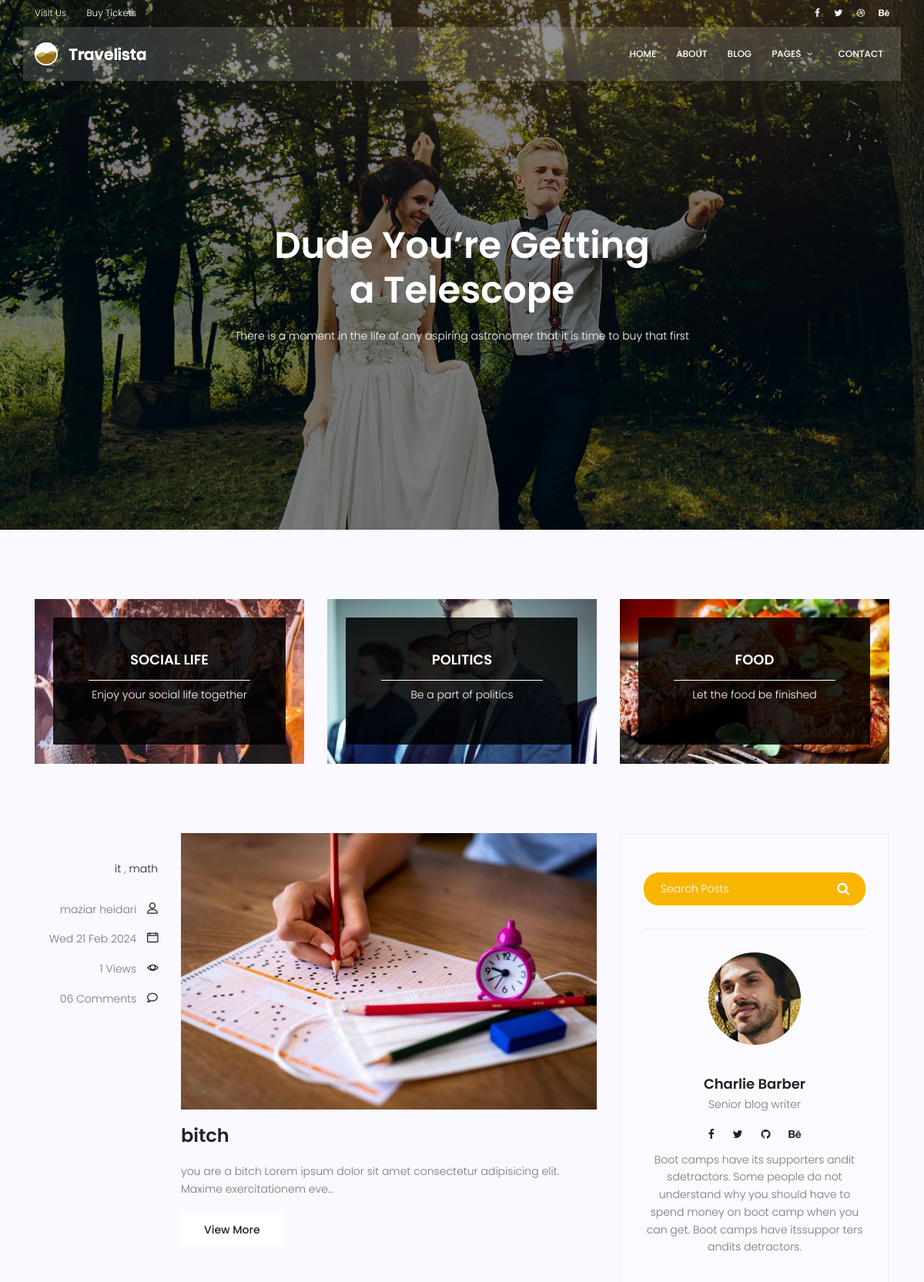
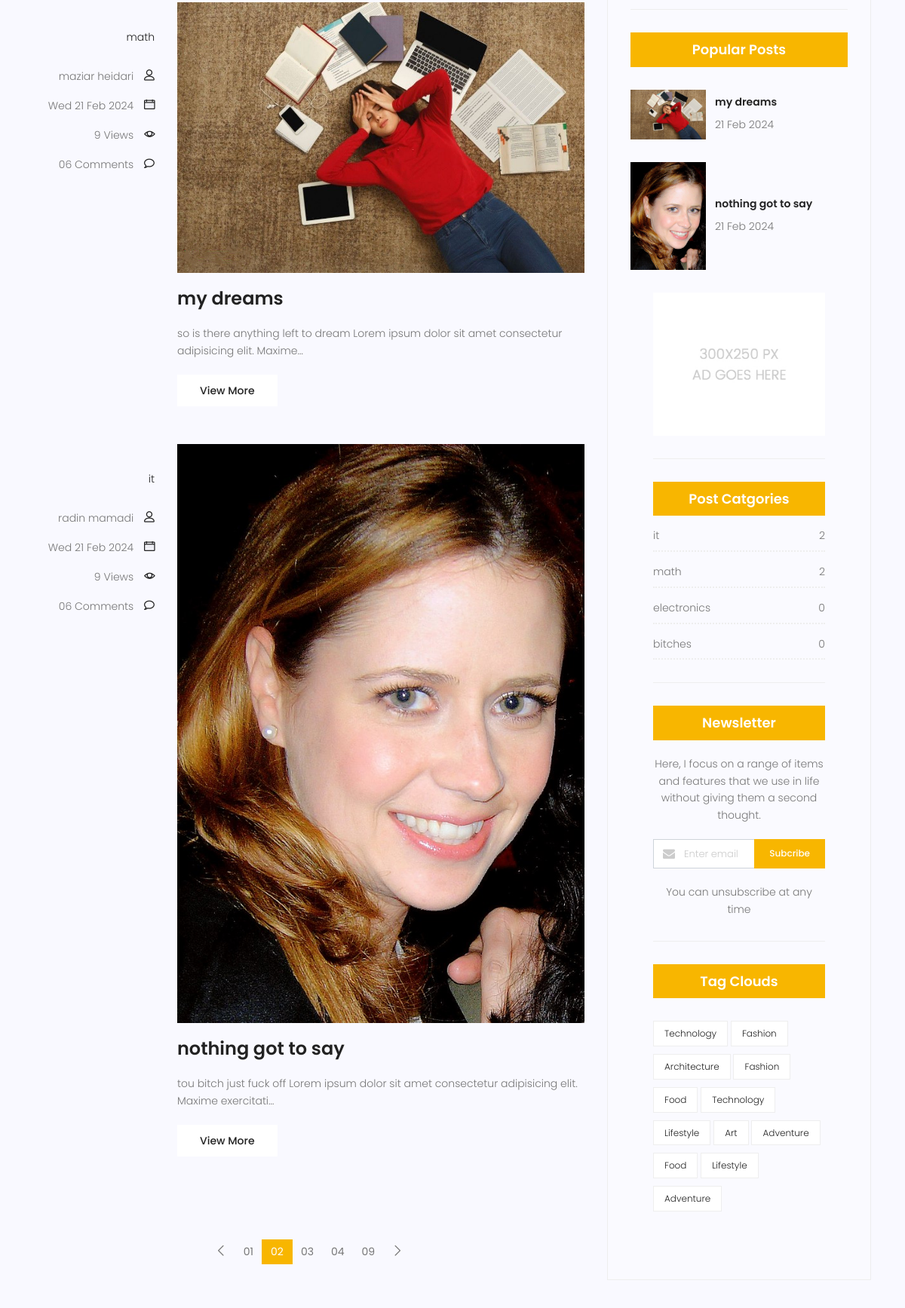
Screenshot of /blog/ (upper part) with the database file from the repository (2 pictures, top to bottom).
### blog/models.py (models this page shows, shortened)
class Category(models.Model):
  name = models.CharField(max_length=255)
  def __str__(self):
    return self.name

class Post(models.Model):
  category = models.ManyToManyField(Category)
  author = models.ForeignKey(User, on_delete=models.SET_NULL, null=True)
  image = models.ImageField(upload_to='blog', default='blog/default.jpg')
  title = models.CharField(max_length=255)
  content = models.TextField()
  counted_views = models.IntegerField(default=0)
  status = models.BooleanField(default=False)
  published_date = models.DateTimeField(null=True)
  created_date = models.DateTimeField(auto_now_add=True)
  updated_date = models.DateTimeField(auto_now=True)
  class Meta:
    ordering = ['created_date']
    verbose_name = 'پست'
    verbose_name_plural = 'پست ها'

### blog/views.py (the view)
# urls.py: path('', views.blog_view, name='index' ),
def blog_view(request):
  posts = Post.objects.filter(status=1)
  return render(request, 'blog/blog-home.html', {
    'posts': posts
  })

### blog/templatetags/blog_tags.py (called while the page is built)
@register.inclusion_tag('blog/blog-popular-posts.html')
def popularposts(args=1):
  posts = Post.objects.filter(status=1).order_by('published_date')[:args]
  return {'posts':posts}

@register.inclusion_tag('blog/blog-category.html')
def postcategories():
  posts = Post.objects.filter(status=1)
  categories = Category.objects.all()
  cat_dict = {}
  for name in categories:
     cat_dict[name] = posts.filter(category=name).count()
  return {'categories':cat_dict}

### templates/blog/blog-home.html
{% extends 'base.html' %}
	{% load blog_tags %}
	{% load static %}
	{% block body %}
			<section class="banner-area relative blog-home-banner" id="home">
				<div class="overlay overlay-bg"></div>
				<div class="container">
					<div class="row d-flex align-items-center justify-content-center">
						<div class="about-content blog-header-content col-lg-12">
							<h1 class="text-white">
								Dude You’re Getting
								a Telescope
							</h1>
							<p class="text-white">
								There is a moment in the life of any aspiring astronomer that it is time to buy that first
							</p>
						</div>
					</div>
				</div>
			</section>
			<section class="top-category-widget-area pt-90 pb-90 ">
				<div class="container">
					<div class="row">
						<div class="col-lg-4">
							<div class="single-cat-widget">
								<div class="content relative">
									<div class="overlay overlay-bg"></div>
								    <a href="#" target="_blank">
								      <div class="thumb">
								  		 <img class="content-image img-fluid d-block mx-auto" src="{% static 'img/blog/cat-widget1.jpg' %}" alt="">
								  	  </div>
								      <div class="content-details">
								        <h4 class="content-title mx-auto text-uppercase">Social life</h4>
								        <span></span>
								        <p>Enjoy your social life together</p>
								      </div>
								    </a>
								</div>
							</div>
						</div>
						<div class="col-lg-4">
							<div class="single-cat-widget">
								<div class="content relative">
									<div class="overlay overlay-bg"></div>
								    <a href="#" target="_blank">
								      <div class="thumb">
								  		 <img class="content-image img-fluid d-block mx-auto" src="{% static 'img/blog/cat-widget2.jpg' %}" alt="">
								  	  </div>
								      <div class="content-details">
								        <h4 class="content-title mx-auto text-uppercase">Politics</h4>
								        <span></span>
								        <p>Be a part of politics</p>
								      </div>
								    </a>
								</div>
							</div>
						</div>
						<div class="col-lg-4">
							<div class="single-cat-widget">
								<div class="content relative">
									<div class="overlay overlay-bg"></div>
								    <a href="#" target="_blank">
								      <div class="thumb">
								  		 <img class="content-image img-fluid d-block mx-auto" src="{% static 'img/blog/cat-widget3.jpg' %}" alt="">
								  	  </div>
								      <div class="content-details">
								        <h4 class="content-title mx-auto text-uppercase">Food</h4>
								        <span></span>
								        <p>Let the food be finished</p>
								      </div>
								    </a>
								</div>
							</div>
						</div>
					</div>
				</div>
			</section>
			<section class="post-content-area">
				<div class="container">
					<div class="row">
						<div class="col-lg-8 posts-list">
							{% for post in posts %}
								<div class="single-post row">
									<div class="col-lg-3  col-md-3 meta-details">
										<ul class="tags">
											<li><a href="#">
												{% for cat in post.category.all %}
													<a href="">{{cat}}</a> {% if not forloop.last %},{% endif %}
												{% endfor %}
											</a></li>
										</ul>
										<div class="user-details row">
											<p class="user-name col-lg-12 col-md-12 col-6"><a href="#">{{post.author.get_full_name}}</a> <span class="lnr lnr-user"></span></p>
											<p class="date col-lg-12 col-md-12 col-6"><a href="#">{{post.published_date|date:"D d M Y"}}</a> <span class="lnr lnr-calendar-full"></span></p>
											<p class="view col-lg-12 col-md-12 col-6"><a href="#">{{post.counted_views}} Views</a> <span class="lnr lnr-eye"></span></p>
											<p class="comments col-lg-12 col-md-12 col-6"><a href="#">06 Comments</a> <span class="lnr lnr-bubble"></span></p>
										</div>
									</div>
									<div class="col-lg-9 col-md-9 ">
										<div class="feature-img">
											<img class="img-fluid" src="{{post.image.url}}" alt="">
										</div>
										<a class="posts-title" href="{% url 'blog:single' pid=post.id %}"><h3>{{post.title}}</h3></a>
										<p class="excert">
											{{post.content|truncatechars:100}}
										</p>
										<a href="" class="primary-btn">View More</a>
									</div>
								</div>
							{% endfor %}
		                    <nav class="blog-pagination justify-content-center d-flex">
		                        <ul class="pagination">
		                            <li class="page-item">
		                                <a href="#" class="page-link" aria-label="Previous">
		                                    <span aria-hidden="true">
		                                        <span class="lnr lnr-chevron-left"></span>
		                                    </span>
		                                </a>
		                            </li>
		                            <li class="page-item"><a href="#" class="page-link">01</a></li>
		                            <li class="page-item active"><a href="#" class="page-link">02</a></li>
		                            <li class="page-item"><a href="#" class="page-link">03</a></li>
		                            <li class="page-item"><a href="#" class="page-link">04</a></li>
		                            <li class="page-item"><a href="#" class="page-link">09</a></li>
		                            <li class="page-item">
		                                <a href="#" class="page-link" aria-label="Next">
		                                    <span aria-hidden="true">
		                                        <span class="lnr lnr-chevron-right"></span>
		                                    </span>
		                                </a>
		                            </li>
		                        </ul>
		                    </nav>
						</div>
						<div class="col-lg-4 sidebar-widgets">
							<div class="widget-wrap">
								<div class="single-sidebar-widget search-widget">
									<form class="search-form" action="#">
			                            <input placeholder="Search Posts" name="search" type="text" onfocus="this.placeholder = ''" onblur="this.placeholder = 'Search Posts'" >
			                            <button type="submit"><i class="fa fa-search"></i></button>
			                        </form>
								</div>
								{% include 'blog/blog-writer.html' %}
								{% popularposts 2 %}
								{% include 'blog/blog-ads.html' %}
								{% postcategories %}
								<div class="single-sidebar-widget newsletter-widget">
									<h4 class="newsletter-title">Newsletter</h4>
									<p>
										Here, I focus on a range of items and features that we use in life without
										giving them a second thought.
									</p>
									<div class="form-group d-flex flex-row">
									   <div class="col-autos">
									      <div class="input-group">
									        <div class="input-group-prepend">
									          <div class="input-group-text"><i class="fa fa-envelope" aria-hidden="true"></i>
											</div>
									        </div>
									        <input type="text" class="form-control" id="inlineFormInputGroup" placeholder="Enter email" onfocus="this.placeholder = ''" onblur="this.placeholder = 'Enter email'" >
									      </div>
									    </div>
									    <a href="#" class="bbtns">Subcribe</a>
									</div>
									<p class="text-bottom">
										You can unsubscribe at any time
									</p>
								</div>
								<div class="single-sidebar-widget tag-cloud-widget">
									<h4 class="tagcloud-title">Tag Clouds</h4>
									<ul>
										<li><a href="#">Technology</a></li>
										<li><a href="#">Fashion</a></li>
										<li><a href="#">Architecture</a></li>
										<li><a href="#">Fashion</a></li>
										<li><a href="#">Food</a></li>
										<li><a href="#">Technology</a></li>
										<li><a href="#">Lifestyle</a></li>
										<li><a href="#">Art</a></li>
										<li><a href="#">Adventure</a></li>
										<li><a href="#">Food</a></li>
										<li><a href="#">Lifestyle</a></li>
										<li><a href="#">Adventure</a></li>
									</ul>
								</div>
							</div>
						</div>
					</div>
				</div>
			</section>
			{% endblock %}

### templates/blog/blog-popular-posts.html
{% load static %}
<div class="single-sidebar-widget popular-post-widget">
  <h4 class="popular-title">Popular Posts</h4>
  {% for post in posts %}
  <div class="popular-post-list">
      <div class="single-post-list d-flex flex-row align-items-center">
        <div class="thumb">
          <img class="img-fluid" src="{{post.image.url}}" alt="">
        </div>
        <div class="details">
          <a href="{% url 'blog:single' pid=post.id %}"><h6>{{post.title}}</h6></a>
          <p>{{post.published_date|date:"d M Y"}}</p>
        </div>
      </div>
    {% endfor %}
</div>

### templates/blog/blog-category.html
{%load static%}
<div class="single-sidebar-widget post-category-widget">
  <h4 class="category-title">Post Catgories</h4>
  <ul class="cat-list">
    {% for name,count in categories.items %}
    <li>
      <a href="#" class="d-flex justify-content-between">
        <p>{{name}}</p>
        <p>{{count}}</p>
      </a>
    </li>
    {% endfor %}
  </ul>
</div>

### rows the page displays
Post: author.get_full_name "maziar heidari", published_date "Wed 21 Feb 2024", counted_views "1", image (picture), title "bitch", content "you are a bitch Lorem ipsum dolor sit amet consectetur adipisicing elit. Maxime exercitationem eve…"
Category: name "it", count "2"
Category: name "math", id "2"
Post: author.get_full_name "maziar heidari", published_date "Wed 21 Feb 2024", counted_views "9", image (picture), title "my dreams", content "so is there anything left to dream Lorem ipsum dolor sit amet consectetur adipisicing elit. Maxime…", published_date "21 Feb 2024"
Post: author.get_full_name "radin mamadi", published_date "Wed 21 Feb 2024", counted_views "9", image (picture), title "nothing got to say", content "tou bitch just fuck off Lorem ipsum dolor sit amet consectetur adipisicing elit. Maxime exercitati…", published_date "21 Feb 2024"
Category: name "electronics", count "0"
Category: name "bitches", count "0"
